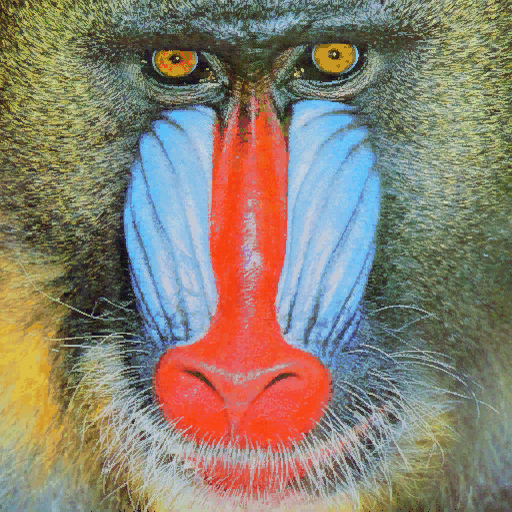
#> input picture P2/mandril.jpg, 512 x 512 px, found by its file name
$ jupyter execute --allow-errors VC_P2_FMV.ipynb   (older library calls are emulated)
#> lines starting #> are read from the running program, lines starting #| are printed output that depends on the picture; after the words box and inside, x2 and y2 are one past the last pixel; in counts of white or black regions, pixels touching at a corner belong together
[cell 1]
import cv2
import numpy as np
import matplotlib.pyplot as plt

TAREA: Realiza la cuenta de píxeles blancos por filas (en lugar de por columnas). Determina el valor máximo de píxeles blancos para filas, maxfil, mostrando el número de filas y sus respectivas posiciones, con un número de píxeles blancos mayor o igual que 0.90*maxfil. Resalta con alguna primitiva gráfica en la imagen de Canny las filas que cumplen dicha condición.

[cell 2]
img = cv2.imread('mandril.jpg')
#> img is the input picture: shape (512, 512, 3); mean B, G, R 112.9, 128.5, 137.5
gris = cv2.cvtColor(img, cv2.COLOR_BGR2GRAY)
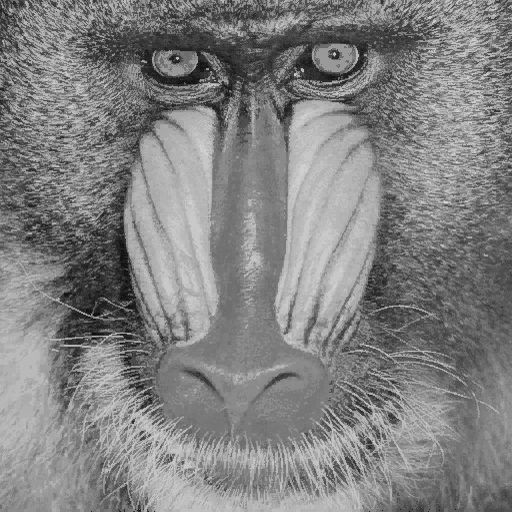
#> gris: shape (512, 512); min 6, max 220, mean 129.4
canny = cv2.Canny(gris, 100, 200)
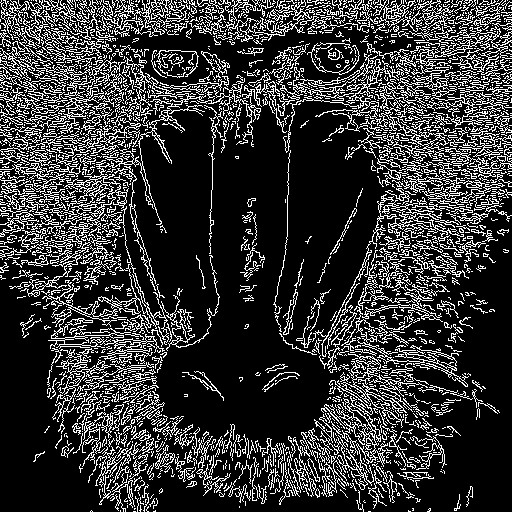
#> canny: shape (512, 512); 21.2% white in thin lines or dots
col_counts = cv2.reduce(canny, 0, cv2.REDUCE_SUM, dtype=cv2.CV_32SC1)
row_counts = cv2.reduce(canny, 1, cv2.REDUCE_SUM, dtype=cv2.CV_32SC1)
#> row_counts = 512 values, max 56100 at index 12, min 4335 at index 507, mean 27646.1

#Normaliza en base al número de filas, primer valor devuelto por shape, y al valor máximo del píxel (255)
#El resultado será el número de píxeles blancos por columna
cols = col_counts[0, :] / (255 * canny.shape[0])
#> cols = 512 values, max 0.365 at index 104, min 0.0566 at index 261, mean 0.212
rows = row_counts[:, 0] / (255 * canny.shape[1])
#> rows = 512 values, max 0.43 at index 12, min 0.0332 at index 507, mean 0.212

def calculate_threshold(data, threshold):
#> called with data = array of shape (512,), threshold = 0.9
    max_val = np.max(data)
#> max_val = 0.365
    threshold_value = max_val * threshold
#> threshold_value = 0.329
    max_loc = np.where(data >= threshold_value)[0]
#> max_loc = 19 values from 67 to 403
    return threshold_value, max_loc, max_val

thres_cols, cols_loc, _ = calculate_threshold(cols, 0.9)
#> thres_cols = 0.329; cols_loc = 19 values from 67 to 403
thres_rows, rows_loc, _ = calculate_threshold(rows, 0.9)
#> thres_rows = 0.387; rows_loc = [6, 12, 15, 20, 21, 88, 100]

plt.figure()
plt.subplot(1, 2, 1)
plt.axis("off")
plt.title("Canny")
plt.imshow(canny, cmap='gray')
plt.plot(np.zeros_like(rows_loc), rows_loc, 'bo', markersize=5)
plt.plot(cols_loc, np.zeros_like(cols_loc), 'ro', markersize=5)

plt.figure()
plt.subplot(2, 1, 1)
plt.title("Respuesta de Canny")
plt.xlabel("Columnas")
plt.ylabel("% píxeles")
plt.axhline(y=thres_cols, color='r', linestyle='--')
plt.plot(cols)
plt.plot(cols_loc, cols[cols_loc], 'ro')

plt.subplot(2, 1, 2)
plt.title("Respuesta de Canny")
plt.xlabel("Filas")
plt.ylabel("% píxeles")
plt.axhline(y=thres_rows, color='r', linestyle='--')
plt.plot(rows)
plt.plot(rows_loc, rows[rows_loc], 'ro')

plt.xlim([0, canny.shape[1]])
plt.tight_layout()

TAREA: Aplica umbralizado a la imagen resultante de Sobel (convertida a 8 bits), y posteriormente realiza el conteo por filas y columnas similar al realizado en el ejemplo con la salida de Canny de píxeles no nulos. Calcula el valor máximo de la cuenta por filas y columnas, y determina las filas y columnas por encima del 0.90*máximo. Remarca con alguna primitiva gráfica dichas filas y columnas sobre la imagen del mandril. Visualiza los resultados obtenidos para la imagen (o una de tu elección) con Canny y Sobel tras umbralizar ¿Cómo se comparan los resultados obtenidos a partir de Sobel y Canny?

[cell 3]
# Suavizado para reducir el ruido antes de calcular Sobel
gris_suave = cv2.GaussianBlur(gris, (3, 3), 0)
THRESHOLD = 0.90

#Calcula en ambas direcciones (horizontal y vertical)
sobelx = cv2.Sobel(gris_suave, cv2.CV_64F, 1, 0)  # x
sobely = cv2.Sobel(gris_suave, cv2.CV_64F, 0, 1)  # y
#Combina ambos resultados
sobel = cv2.add(sobelx, sobely)
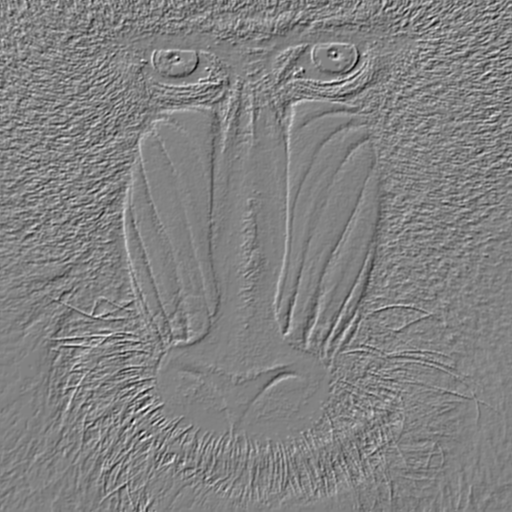
#> sobel: shape (512, 512) float64; min -594, max 570, mean -0.1; drawn with min black and max white
# Conversión a byte con openCV
sobel8 = cv2.convertScaleAbs(sobel)
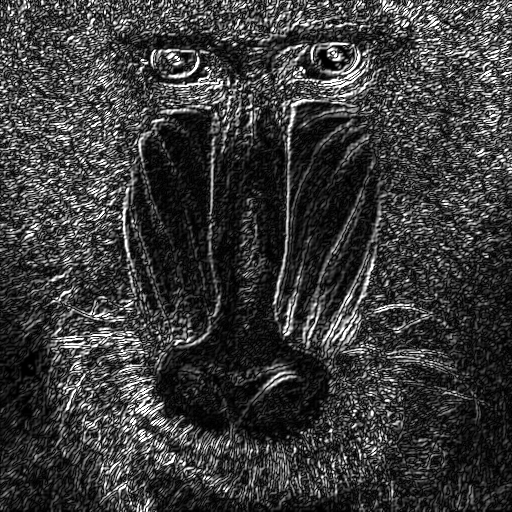
#> sobel8: shape (512, 512); min 0, max 255, mean 58.4

sobelx = cv2.Sobel(gris_suave, cv2.CV_64F, 1, 0, ksize=3)
sobely = cv2.Sobel(gris_suave, cv2.CV_64F, 0, 1, ksize=3)

sobel_magnitud = cv2.add(sobelx.astype(np.float32), sobely.astype(np.float32))
sobel8 = cv2.convertScaleAbs(sobel_magnitud)

# Umbralizado de la imagen Sobel de 8 bits
min_threshold = 100
_, sobel_umbral_mat = cv2.threshold(sobel8, min_threshold, 255, cv2.THRESH_BINARY)
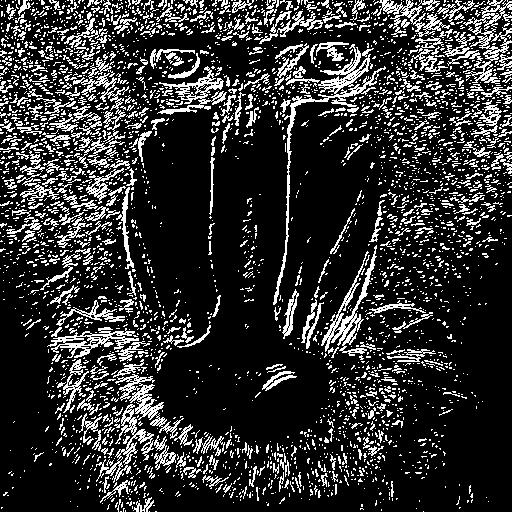
#> sobel_umbral_mat: shape (512, 512); 19.1% white in thin lines or dots

# Conteo de píxeles blancos por columna y por fila
columnas_blancas = np.count_nonzero(sobel_umbral_mat, axis=0)
#> columnas_blancas = 512 values, max 219 at index 127, min 23 at index 261, mean 97.67
filas_blancas = np.count_nonzero(sobel_umbral_mat, axis=1)
#> filas_blancas = 512 values, max 216 at index 83, min 15 at index 510, mean 97.67

thres_cols_sobel, cols_loc_sobel, max_col_sobel = calculate_threshold(columnas_blancas, THRESHOLD)
#> thres_cols_sobel = 197.1; cols_loc_sobel = [104, 105, 127, 288]; max_col_sobel = 219
thres_rows_sobel, rows_loc_sobel, max_row_sobel = calculate_threshold(filas_blancas, THRESHOLD)
#> thres_rows_sobel = 194.4; rows_loc_sobel = 19 values from 2 to 100; max_row_sobel = 216


# Comparación visual: Canny frente a Sobel umbralizado
plt.figure(figsize=(12, 8))
plt.subplot(2, 2, 1)
plt.imshow(canny, cmap='gray')
plt.title('Canny')
plt.axis('off')

plt.subplot(2, 2, 2)
plt.imshow(sobel_umbral_mat, cmap='gray')
plt.title('Sobel umbralizado')
plt.axis('off')

plt.subplot(2, 2, 3)
plt.imshow(canny, cmap='gray')
plt.title('Canny: filas y columnas >= 0.90 max')
plt.plot(np.zeros_like(rows_loc), rows_loc, 'bo', markersize=5)
plt.plot(cols_loc, np.zeros_like(cols_loc), 'ro', markersize=5)
plt.axis('off')

plt.subplot(2, 2, 4)
plt.imshow(sobel_umbral_mat, cmap='gray')
plt.title('Sobel: filas y columnas >= 0.90 max')
plt.plot(np.zeros_like(rows_loc_sobel), rows_loc_sobel, 'bo', markersize=5)
plt.plot(cols_loc_sobel, np.zeros_like(cols_loc_sobel), 'ro', markersize=5)
plt.axis('off')
plt.tight_layout()

plt.figure()
plt.plot(filas_blancas, label='Sobel por filas')
plt.axhline(max_row_sobel * THRESHOLD, color='r', linestyle='--', label='0.90 max filas')
plt.plot(columnas_blancas, label='Sobel por columnas')
plt.axhline(max_col_sobel * THRESHOLD, color='b', linestyle='--', label='0.90 max columnas')
plt.xlabel('Índice de fila/columna')
plt.ylabel('Píxeles blancos')
plt.title('Conteo de píxeles blancos')
plt.plot(cols_loc_sobel, columnas_blancas[cols_loc_sobel], 'ro')
plt.plot(rows_loc_sobel, filas_blancas[rows_loc_sobel], 'ro')
plt.tight_layout()
plt.legend()

plt.tight_layout()
plt.show()
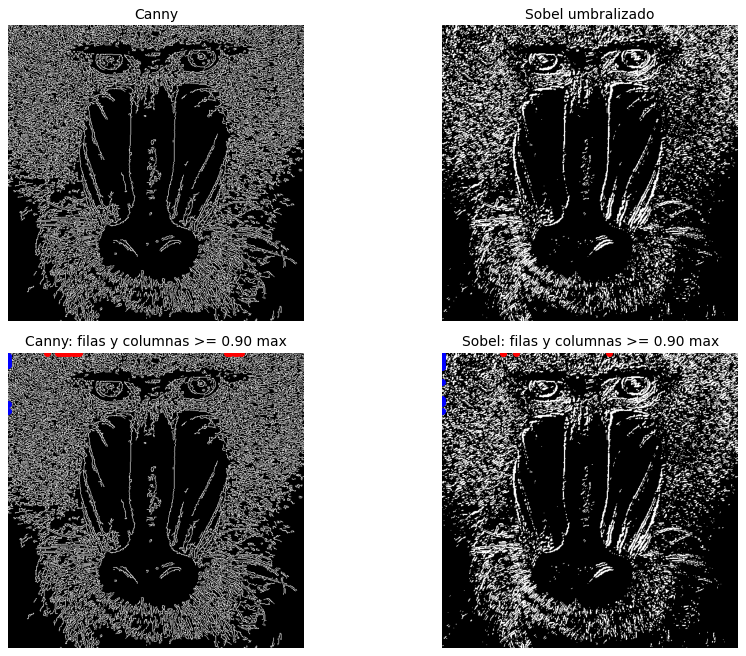
#> figure drawn by matplotlib, 4 panels
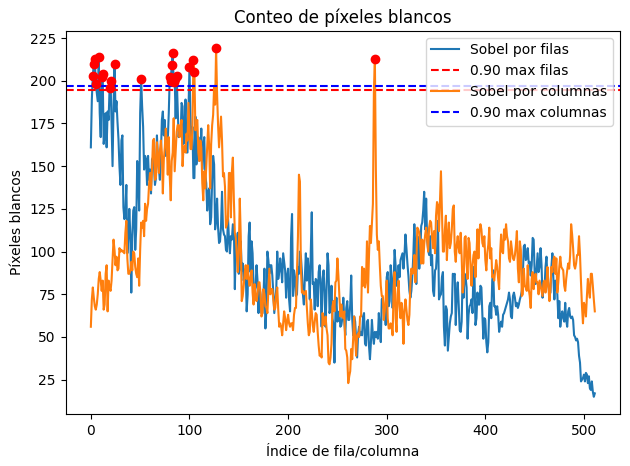
#> figure drawn by matplotlib, 1 panel; curve peaks at x = 83, y = 216; curve peaks at x = 127, y = 219
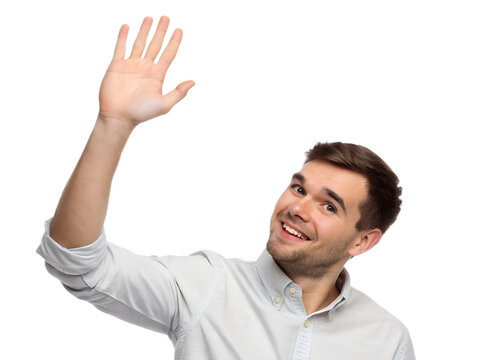
#> input picture P2/waving_hand.jpg, 480 x 360 px, found by its file name
#> further down, waving_hand_img is the input picture: shape (360, 480, 3); mean B, G, R 225.7, 228.7, 235

Comparando Sobel respecto a Canny, se puede apreciar como Sobel umbralizado a 8 bits recoge mas detalles o imperfecciones en la superficie o contorno de la imagen. Atendiendo a la nariz, se puede observar como Canny resalta unos puntos gruesos redondos, mientras que Sobel lo resalta como puntos pequeños individuales esparcidos, como si fuesen motas de polvo.

Adicionalmente, los pelos blancos individuales que salen de la nariz se ven mejor resaltados en Sobel, donde se pueden identificar mejor individualmente, mientras que en Canny esta superficie se mezcla con el ruido interior de la boca y pelaje adicional, insertando mucho ruido en la deteccion del borde.

---

TAREA: Tras ver los vídeos [My little piece of privacy](https://www.niklasroy.com/project/88/my-little-piece-of-privacy), [Messa di voce](https://youtu.be/GfoqiyB1ndE?feature=shared) y [Virtual air guitar](https://youtu.be/FIAmyoEpV5c?feature=shared) proponer un demostrador reinterpretando la parte de procesamiento de la imagen, tomando como punto de partida alguna de dichas instalaciones.

[cell 4]
# Primera implementación de detección de puntas de los dedos

def detect_fingertips(frame):
    output = frame.copy()
    h, w = frame.shape[:2]

    hsv = cv2.cvtColor(frame, cv2.COLOR_BGR2HSV)
#> hsv: shape (360, 480, 3); mean H, S, V 12, 15.2, 235.2
    mask_hsv = cv2.inRange(
        hsv,
        np.array([0, 25, 40], dtype=np.uint8),
        np.array([25, 255, 255], dtype=np.uint8)
    )
#> mask_hsv: shape (360, 480); 14.6% white; 19 white regions (15 under 20 px), largest, box (x1, y1, x2, y2) and area: (266, 142, 402, 316) 13304, (49, 16, 196, 249) 11820, (317, 311, 327, 319) 46, (290, 288, 296, 294) 21

    ycrcb = cv2.cvtColor(frame, cv2.COLOR_BGR2YCrCb)
#> ycrcb: shape (360, 480, 3); mean of channels 0, 1, 2 230.3, 131.4, 125.4
    mask_ycrcb = cv2.inRange(
        ycrcb,
        np.array([0, 133, 77], dtype=np.uint8),
        np.array([255, 173, 127], dtype=np.uint8)
    )
#> mask_ycrcb: shape (360, 480); 15.5% white; 9 white regions (4 under 20 px), largest, box (x1, y1, x2, y2) and area: (266, 142, 403, 316) 14561, (49, 15, 196, 250) 12057, (316, 311, 327, 320) 63, (290, 288, 296, 294) 30, (304, 320, 309, 327) 23

    mask = cv2.bitwise_and(mask_hsv, mask_ycrcb)
#> mask: shape (360, 480); 14.6% white; 17 white regions (13 under 20 px), largest, box (x1, y1, x2, y2) and area: (266, 142, 402, 316) 13232, (49, 16, 196, 249) 11820, (317, 311, 327, 319) 46, (290, 288, 296, 293) 20

    # Mascara de piel invertida para filtrar todo excepto las regiones de piel
    kernel = np.ones((5, 5), np.uint8)
    mask = cv2.morphologyEx(mask, cv2.MORPH_OPEN, kernel)
#> mask: shape (360, 480); 14.2% white; 6 white regions, box (x1, y1, x2, y2) and area: (267, 142, 386, 315) 12604, (49, 16, 195, 249) 11811, (386, 168, 398, 182) 95, (396, 188, 402, 195) 41, (385, 220, 392, 227) 41, (320, 313, 325, 318) 25
    mask = cv2.morphologyEx(mask, cv2.MORPH_CLOSE, kernel)
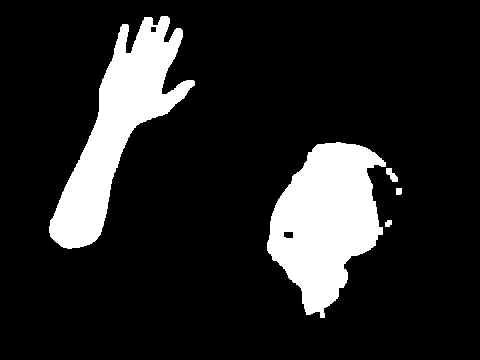
#> mask: shape (360, 480); 14.5% white; 5 white regions
    mask = cv2.GaussianBlur(mask, (5, 5), 0)

    contours, _ = cv2.findContours(
        mask, cv2.RETR_EXTERNAL, cv2.CHAIN_APPROX_SIMPLE
    )
#> contours = 3 contours; box (x1, y1, x2, y2) and area: (265, 140, 400, 320) 14242, (47, 14, 197, 251) 13611, (394, 186, 404, 197) 90

    if not contours:
        return output, mask, []

    # Descartar figuras parecidas a la cara: una mano abierta tiene valles entre los dedos,
    # que aparecen como defectos de convexidad en su contorno
    min_area = 0.005 * h * w
    hand_candidates = []

    for candidate in contours:
        area = cv2.contourArea(candidate)
        if area < min_area:
            continue

        hull = cv2.convexHull(candidate)
        hull_area = cv2.contourArea(hull)
        if hull_area == 0:
            continue

        solidity = area / hull_area
        defects = cv2.convexityDefects(candidate, cv2.convexHull(candidate, returnPoints=False))
        defect_count = 0 if defects is None else len(defects)
        defect_ratio = (hull_area - area) / hull_area

        # Las caras suelen ser muy sólidas y tienen pocos o ningún defecto profundo
        if defect_count >= 2 and defect_ratio >= 0.02 and solidity < 0.98:
            score = area * (1 + 5 * defect_ratio) * (1 + min(defect_count, 5) / 5)
            hand_candidates.append((score, candidate))
#> this loop made 3 passes
#> (area, hull_area, solidity, defect_count, defect_ratio, score) on passes 2 to 3: (14242.5, 16355, 0.871, 24, 0.129, 46881.4), (13611, 18199, 0.748, 18, 0.252, 61535.6)
#> after the loop, hand_candidates = 2 items

    if not hand_candidates:
        return output, mask, []

    _, contour = max(hand_candidates, key=lambda item: item[0])
#> contour = contour of 367 points, box (x1, y1, x2, y2) (47, 14, 197, 251), area 13611
    cv2.drawContours(output, [contour], -1, (0, 255, 0), 2)

    # Palm center
    moments = cv2.moments(contour)
#> moments = moments, m00 13611, centre m10/m00, m01/m00 = (117.9, 125.8)
    if moments["m00"] == 0:
        return output, mask, []

    center = np.array([
        moments["m10"] / moments["m00"],
        moments["m01"] / moments["m00"]
    ])
#> center = [117.9, 125.8]

    hull = cv2.convexHull(contour)
#> hull = contour of 25 points, box (x1, y1, x2, y2) (47, 14, 197, 251), area 18199
    hull_points = hull[:, 0, :]
#> hull_points = 25 pairs, first value 47 to 196, second value 14 to 250

    distances = np.linalg.norm(hull_points - center, axis=1)
#> distances = 25 values, max 135.7 at index 14, min 87.25 at index 4, mean 119.7
    max_distance = np.max(distances)
#> max_distance = 135.7

    # Los dedos suelen presentarse distantes del centro de la palma
    candidates = hull_points[distances > 0.72 * max_distance]
#> candidates = 23 rows, first 8: [169, 14], [182, 26], [184, 28], [102, 236], [99, 240], [96, 243], [93, 245], [91, 246]

    # Quitamos puntos cercanos que podrian pertenecer a la misma punta de dedo
    min_separation = 0.08 * min(h, w)
    fingertips = []

    for point in candidates:
        if all(np.linalg.norm(point - old) > min_separation
               for old in fingertips):
            fingertips.append(point)
#> this loop made 23 passes
#> after the loop, fingertips = [[169, 14], [102, 236], [73, 250], [47, 234], [118, 25]]

    fingertips = sorted(
        fingertips,
        key=lambda p: np.linalg.norm(p - center),
        reverse=True
    )[:5]
#> fingertips = [[73, 250], [47, 234], [169, 14], [102, 236], [118, 25]]

    fingertips = sorted(fingertips, key=lambda p: p[0])
#> fingertips = [[47, 234], [73, 250], [102, 236], [118, 25], [169, 14]]
    cv2.circle(
        output,
        tuple(center.astype(int)),
        8,
        (255, 0, 0),
        -1
    )

    for number, point in enumerate(fingertips, start=1):
        x, y = map(int, point)

        cv2.circle(output, (x, y), 10, (0, 0, 255), -1)
        cv2.putText(
            output,
            f"Dedo {number}",
            (x + 8, y - 8),
            cv2.FONT_HERSHEY_SIMPLEX,
            0.6,
            (0, 255, 255),
            2
        )
#> this loop made 5 passes
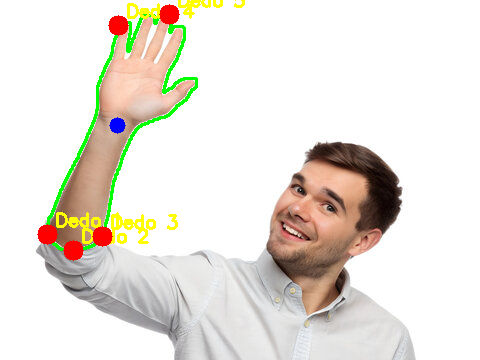
#> output: shape (360, 480, 3); mean B, G, R 218.6, 227.1, 232.3

    return output, mask, fingertips

# [17 lines left out: function run_live_detection, not called in this run]

def test_with_image(img):
    resultado, mascara_mano, puntas = detect_fingertips(img)
#> puntas has the same summary as fingertips in detect_fingertips

    plt.figure(figsize=(12, 5))

    plt.subplot(1, 2, 1)
    plt.imshow(cv2.cvtColor(resultado, cv2.COLOR_BGR2RGB))
    plt.title("Detección de puntas de los dedos")
    plt.axis("off")

    plt.subplot(1, 2, 2)
    plt.imshow(mascara_mano, cmap="gray")
    plt.title("Máscara de piel")
    plt.axis("off")

    plt.tight_layout()
    plt.show()
#> (the rest of the program and of its run is left out)
